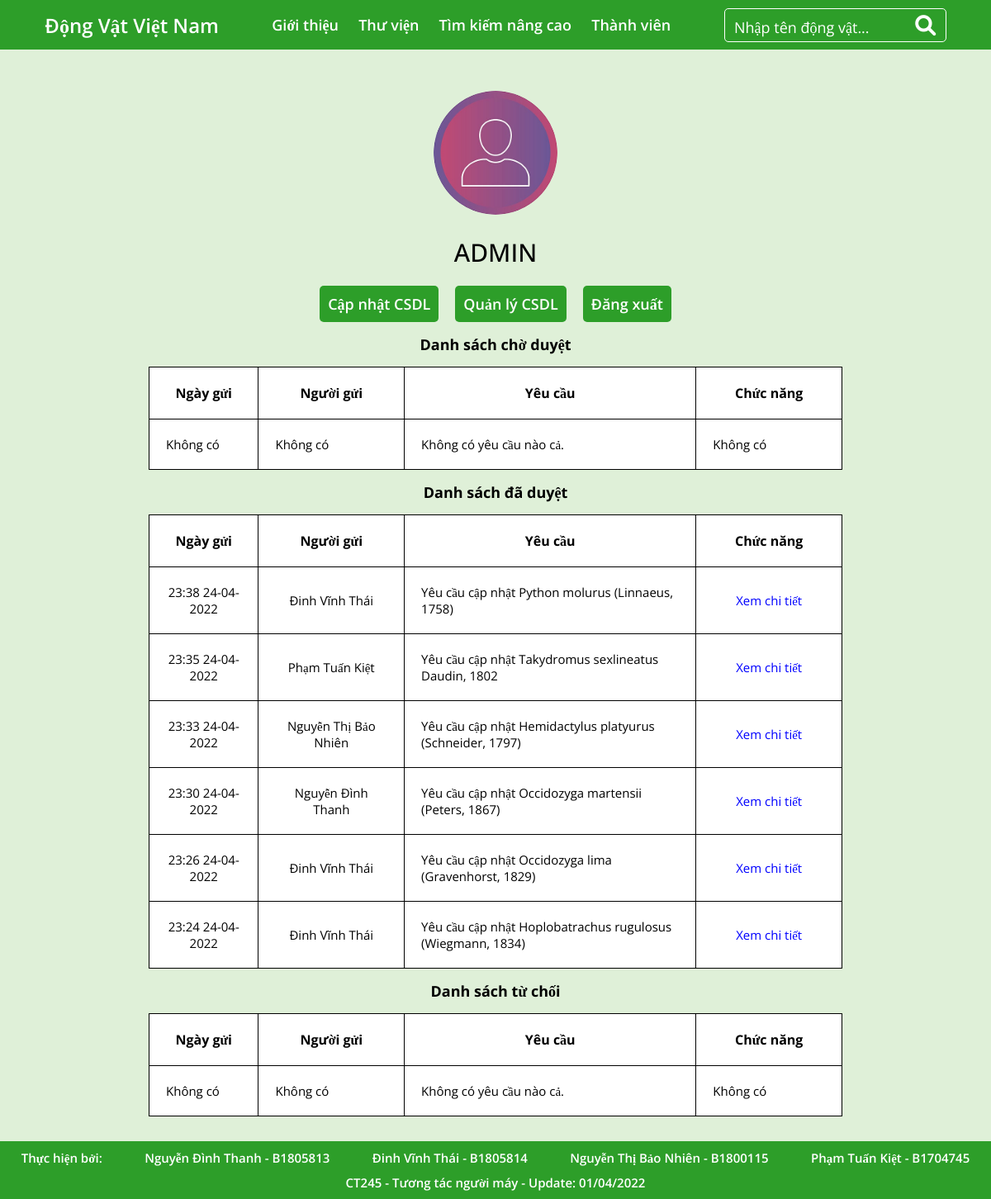
The app's page /Code/users_page.php (signed in) with its own data.
### tables this page shows
CREATE TABLE `users` (
  `user_id` int(11) NOT NULL,
  `fullname` varchar(50) NOT NULL,
  `username` varchar(50) NOT NULL,
  `password` varchar(50) NOT NULL,
  `img` varchar(255) NOT NULL,
  `role` varchar(10) NOT NULL
);

CREATE TABLE `animals_update` (
  `NgayCapNhat` datetime(6) NOT NULL,
  `TenKhoaHoc` varchar(100) NOT NULL,
  `TenTiengViet` varchar(100) NOT NULL,
  `TenDiaPhuong` varchar(100) NOT NULL,
  `Gioi` varchar(100) NOT NULL,
  `Nganh` varchar(100) NOT NULL,
  `Lop` varchar(100) NOT NULL,
  `Bo` varchar(100) NOT NULL,
  `Ho` varchar(100) NOT NULL,
  `HinhThai` varchar(3000) NOT NULL,
  `SinhThai` varchar(3000) NOT NULL,
  `GiaTri` varchar(100) NOT NULL,
  `BaoTonIUCN` varchar(100) NOT NULL,
  `BaoTonVN` varchar(100) NOT NULL,
  `BaoTon32` varchar(100) NOT NULL,
  `BaoTonCITES` varchar(100) NOT NULL,
  `PhanBo` varchar(100) NOT NULL,
  `TinhTrang` varchar(100) NOT NULL,
  `SinhCanh` varchar(100) NOT NULL,
  `DiaDiem` varchar(100) NOT NULL,
  `NgayThuMau` varchar(100) NOT NULL,
  `NguoiThuMau` varchar(100) NOT NULL,
  `NguoiYeuCau` varchar(100) NOT NULL,
  `TrangThai` varchar(100) NOT NULL
);

### Code/users_page.php (the view, shortened to what this page needs)
<?php
  include_once "php/connection.php";
?>
<!DOCTYPE html>
<html>
<head>
    <link rel="stylesheet" href="https://cdnjs.cloudflare.com/ajax/libs/font-awesome/6.0.0/css/all.min.css">
    <link rel="stylesheet" href="css/users.css">
    <link rel="stylesheet" href="css/style.css">
</head>
<body>
    <?php include 'header.php'; ?>
    <div class="content">
        <?php
            $sql = mysqli_query($conn, "SELECT * FROM users WHERE user_id = {$_SESSION['user_id']}");
            if(mysqli_num_rows($sql) > 0){
              $row = mysqli_fetch_assoc($sql);
            }
          ?>
        <div class="avatar">
            <img src="images/<?php echo $row['img']; ?>" alt="">
        </div>
        <div class="fullname">
                <p><?php echo $row['fullname']?></p>
        </div>
        <div class="button">
            <div class="update">
                <a href="update_page.php">Cập nhật CSDL</a>
            </div>
            <div class="manager">
                <a href="manager_page.php">Quản lý CSDL</a>
            </div>
            <div class="logout">
                <a href="php/logout.php?logout_id=<?php echo $row['user_id']; ?>">Đăng xuất</a>
            </div>
        </div>
        <div class="table_update">
          <?php
            if ($_SESSION['role'] === 'user') {
              echo "
              <h3>Danh sách yêu cầu cập nhật</h3>
              <table>
              <tr>
                <th>Ngày gửi</th>
                <th>Yêu cầu đã gửi</th>
                <th>Trạng thái</th>
              </tr>";
              $sql2 = mysqli_query($conn, "SELECT * FROM animals_update WHERE NguoiYeuCau = '{$_SESSION['user_id']}' ORDER BY NgayCapNhat DESC");
              if(mysqli_num_rows($sql2) == 0){
                  echo "
                  <tr>
                      <td>Không có</td>
                      <td>Chưa gửi yêu cầu nào cả.</td>
                      <td>Không có</td>
                    </tr>";
              }
              else{
                      while($row = mysqli_fetch_assoc($sql2)){
                        echo "<tr>
                          <td class='status'>".date_format(new DateTime($row['NgayCapNhat']), ' H:i d-m-Y')."</td>
                          <td>Bạn đã gửi yêu cầu cập nhật ".$row['TenKhoaHoc']."</td>
                          <td class='status'>".$row['TrangThai']."</td>
                        </tr>";
                      }
                    }
            }
            else{
              echo "
              <h3>Danh sách chờ duyệt</h3>
              <table>
              <tr>
                <th class='collum1'>Ngày gửi</th>
                <th class='collum2'>Người gửi</th>
                <th class='collum3'>Yêu cầu</th>
                <th class='collum4'>Chức năng</th>
              </tr>";
              $sql3 = mysqli_query($conn, "SELECT * FROM animals_update INNER JOIN users
                                            ON animals_update.NguoiYeuCau = users.user_id
                                            WHERE animals_update.TrangThai = 'Chờ duyệt'
                                            ORDER BY NgayCapNhat DESC");
              if(mysqli_num_rows($sql3) == 0){
                  echo "
                  <tr>
                      <td>Không có</td>
                      <td>Không có</td>
                      <td>Không có yêu cầu nào cả.</td>
                      <td>Không có</td>
                    </tr>";
                    }
                    echo "
                    <table>
                    <h3>Danh sách đã duyệt</h3>
                    <tr>
                      <th class='collum1'>Ngày gửi</th>
                      <th class='collum2'>Người gửi</th>
                      <th class='collum3'>Yêu cầu</th>
                      <th class='collum4'>Chức năng</th>
                    </tr>";
                    $sql3 = mysqli_query($conn, "SELECT * FROM animals_update INNER JOIN users
                                                  ON animals_update.NguoiYeuCau = users.user_id
                                                  WHERE animals_update.TrangThai = 'Đã duyệt'
                                                  ORDER BY NgayCapNhat DESC");
                    if(mysqli_num_rows($sql3) == 0){
                        echo "
                        <tr>
                            <td>Không có</td>
                            <td>Không có</td>
                            <td>Không có yêu cầu nào cả.</td>
                            <td>Không có</td>
                          </tr>";
                    }
                    else{
                            while($row = mysqli_fetch_assoc($sql3)){
                              echo "<tr>
                                <td class='status'>".date_format(new DateTime($row['NgayCapNhat']), ' H:i d-m-Y')."</td>
                                <td class='status'>".$row['fullname']."</td>
                                <td>Yêu cầu cập nhật ".$row['TenKhoaHoc']."</td>
                                <td class='status'><a href='admin_update.php?update=".$row['TenKhoaHoc']."'>Xem chi tiết</a></td>
                              </tr>";
                            }
                          }
                          echo "
                          <table>
                          <h3>Danh sách từ chối</h3>
                          <tr>
                            <th class='collum1'>Ngày gửi</th>
                            <th class='collum2'>Người gửi</th>
                            <th class='collum3'>Yêu cầu</th>
                            <th class='collum4'>Chức năng</th>
                          </tr>";
                          $sql3 = mysqli_query($conn, "SELECT * FROM animals_update INNER JOIN users
                                                        ON animals_update.NguoiYeuCau = users.user_id
                                                        WHERE animals_update.TrangThai = 'Từ chối'
                                                        ORDER BY NgayCapNhat DESC");
                          if(mysqli_num_rows($sql3) == 0){
                              echo "
                              <tr>
                                  <td>Không có</td>
                                  <td>Không có</td>
                                  <td>Không có yêu cầu nào cả.</td>
                                  <td>Không có</td>
                                </tr>";
                                }
            }
          ?>
          </table>
        </div>
    </div>
    <?php include 'footer.php'; ?>
</body>
</html>

### Code/header.php (shortened to what this page needs)
<header class="topnav" id="myTopnav">
        <div class="topnav-tag">
            <div class="topnav-title">
                <a href="index.php" class="name">Động Vật Việt Nam</a>
            </div>
        </div>
        <div class="topnav-links">
            <a href="index.php" class="active">Giới thiệu</a>
            <a href="collection_page.php" class="active">Thư viện</a>
            <a href="search_page.php" class="active">Tìm kiếm nâng cao</a>
            <a href="login_page.php" class="active">Thành viên</a>
        </div>
        <div class="topnav-search">
            <input type="text" placeholder="Nhập tên động vật..." id="abc">
            <a onclick="Redirect(abc.value)" style="color: inherit;" >
                <i class="fa-solid fa-magnifying-glass"></i>
            </a>
        </div>
</header>

### Code/footer.php
<footer class="footer">
        <div class="footer-author">
            <p>Thực hiện bởi: </p>
            <p>Nguyễn Đình Thanh - B1805813</p>
            <p>Đinh Vĩnh Thái - B1805814</p>
            <p>Nguyễn Thị Bảo Nhiên - B1800115</p>
            <p>Phạm Tuấn Kiệt - B1704745</p>
        </div>
        <p>CT245 - Tương tác người máy - Update: 01/04/2022</p>
</footer>

### Code/css/users.css (style rules this page uses)
.content { padding: 30px 0; }
.avatar { margin: auto; width: max-content; padding-top: 20px; }
.avatar img { object-fit: cover; border-radius: 50%; width: 150px; height: 150px; }
.fullname { text-align: center; padding: 20px; }
.fullname p { font-size: 30px; font-weight: 500; }
.button { margin: auto; width: max-content; display: flex; }
.button .update, .button .logout, .button .manager { border: none; font-size: 18px; font-weight: 600; background: #2d9e29; border-radius: 5px; cursor: pointer; padding: 10px; text-align: center; margin: 0 10px; }
.button .update a, .button .logout a, .button .manager a { color: white; }
.table_update table { background-color: white; border: 1px solid black; width: 70%; margin: auto; border-collapse: collapse; }
.table_update table th { border: 1px solid black; padding: 20px; }
.table_update table td { border: 1px solid black; padding: 20px; font-size: 15px; }
.status { text-align: center; }
h3 { text-align: center; font-size: 18px; padding: 15px; }
.collum1 { width: 15%; }
.collum2 { width: 20%; }
.collum3 { width: 40%; }
.collum4 { width: 20%; }
a { color: blue; }

### Code/css/style.css (style rules this page uses)
* { margin: 0; padding: 0; font-family: "Open Sans"; }
html, body { height: 100%; scroll-behavior: smooth; background-color: #dff0d8; }
.content { min-height: 80%; }
a { text-decoration: none; }
.topnav { position: relative; background-color: #2d9e29; display: flex; margin: auto; text-align: center; height: 60px; }
.topnav-tag { display: flex; margin: auto; }
.topnav-title { margin: auto; width: max-content; }
.topnav-title a { font-size: 24px; color: #fff; font-weight: 600; }
.topnav-links { margin: auto 0; text-align: right; }
.topnav-links a { width: max-content; font-weight: 600; font-size: 18px; margin: 0 10px; color: #fff; }
.topnav-search { background-color: #2d9e29; border-radius: 5px; width: max-content; border: 1px solid white; padding: 7px; height: 25px; margin: auto; }
.topnav-search input { background-color: #2d9e29; color: #fff; font-size: 20px; border: none; width: 85%; outline: none; }
.topnav-search i { font-size: 25px; color: white; cursor: pointer; }
::placeholder { color: #fff; font-size: 18px; }
.footer { background-color: #2d9e29; color: white; font-size: 15px; text-align: center; }
.footer p { padding-bottom: 10px; font-weight: 600; }
.footer .footer-author { display: flex; }
.footer .footer-author p { margin: 0 auto; padding: 10px 0; }

### records on screen
users: img (picture), fullname "ADMIN"
animals_update: NgayCapNhat "23:38 24-04-2022", users.fullname "Đinh Vĩnh Thái", TenKhoaHoc "Python molurus (Linnaeus, 1758)"
animals_update: NgayCapNhat "23:35 24-04-2022", users.fullname "Phạm Tuấn Kiệt", TenKhoaHoc "Takydromus sexlineatus Daudin, 1802"
animals_update: NgayCapNhat "23:33 24-04-2022", users.fullname "Nguyễn Thị Bảo Nhiên", TenKhoaHoc "Hemidactylus platyurus (Schneider, 1797)"
animals_update: NgayCapNhat "23:30 24-04-2022", users.fullname "Nguyễn Đình Thanh", TenKhoaHoc "Occidozyga martensii (Peters, 1867)"
animals_update: NgayCapNhat "23:26 24-04-2022", users.fullname "Đinh Vĩnh Thái", TenKhoaHoc "Occidozyga lima (Gravenhorst, 1829)"
animals_update: NgayCapNhat "23:24 24-04-2022", users.fullname "Đinh Vĩnh Thái", TenKhoaHoc "Hoplobatrachus rugulosus (Wiegmann, 1834)"
